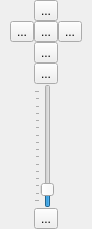
<ui version="4.0" >
 <class>Navigation</class>
 <widget class="QWidget" name="Navigation" >
  <property name="geometry" >
   <rect>
    <x>0</x>
    <y>0</y>
    <width>92</width>
    <height>229</height>
   </rect>
  </property>
  <property name="windowTitle" >
   <string>Navigation</string>
  </property>
  <layout class="QGridLayout" name="gridLayout" >
   <property name="margin" >
    <number>0</number>
   </property>
   <property name="spacing" >
    <number>0</number>
   </property>
   <item row="0" column="0" >
    <layout class="QGridLayout" >
     <property name="margin" >
      <number>0</number>
     </property>
     <property name="spacing" >
      <number>0</number>
     </property>
     <item row="5" column="1" >
      <widget class="QToolButton" name="zoomOutButton" >
       <property name="toolTip" >
        <string>Zoom Out</string>
       </property>
       <property name="whatsThis" >
        <string>Zoom out by pressing this button to see less detail.</string>
       </property>
       <property name="text" >
        <string>...</string>
       </property>
       <property name="icon" >
        <iconset resource="../../../marble.qrc" >
         <normaloff>:/icons/zoom-out.png</normaloff>:/icons/zoom-out.png</iconset>
       </property>
       <property name="shortcut" >
        <string>-</string>
       </property>
      </widget>
     </item>
     <item row="1" column="1" >
      <widget class="QToolButton" name="goHomeButton" >
       <property name="toolTip" >
        <string>Navigate to your 'Home Location'</string>
       </property>
       <property name="whatsThis" >
        <string>Click this button to restore the original zoom level and view angle.</string>
       </property>
       <property name="text" >
        <string>...</string>
       </property>
       <property name="icon" >
        <iconset resource="../../../marble.qrc" >
         <normaloff>:/icons/go-home.png</normaloff>:/icons/go-home.png</iconset>
       </property>
       <property name="shortcut" >
        <string>Home</string>
       </property>
      </widget>
     </item>
     <item row="1" column="2" >
      <widget class="QToolButton" name="moveRightButton" >
       <property name="toolTip" >
        <string>Right</string>
       </property>
       <property name="whatsThis" >
        <string>Rotates the earth clockwise around its axis.</string>
       </property>
       <property name="text" >
        <string>...</string>
       </property>
       <property name="icon" >
        <iconset resource="../../../marble.qrc" >
         <normaloff>:/icons/arrow-right.png</normaloff>:/icons/arrow-right.png</iconset>
       </property>
      </widget>
     </item>
     <item row="0" column="1" >
      <widget class="QToolButton" name="moveUpButton" >
       <property name="toolTip" >
        <string>Up</string>
       </property>
       <property name="whatsThis" >
        <string>Tilts the earth's axis towards the user.</string>
       </property>
       <property name="text" >
        <string>...</string>
       </property>
       <property name="icon" >
        <iconset resource="../../../marble.qrc" >
         <normaloff>:/icons/arrow-up.png</normaloff>:/icons/arrow-up.png</iconset>
       </property>
      </widget>
     </item>
     <item row="4" column="1" >
      <widget class="QSlider" name="zoomSlider" >
       <property name="sizePolicy" >
        <sizepolicy vsizetype="MinimumExpanding" hsizetype="Fixed" >
         <horstretch>0</horstretch>
         <verstretch>0</verstretch>
        </sizepolicy>
       </property>
       <property name="toolTip" >
        <string>Zoom Slider</string>
       </property>
       <property name="whatsThis" >
        <string>Use this slider to adjust the zoom level of the map.</string>
       </property>
       <property name="minimum" >
        <number>900</number>
       </property>
       <property name="maximum" >
        <number>2400</number>
       </property>
       <property name="value" >
        <number>1050</number>
       </property>
       <property name="sliderPosition" >
        <number>1050</number>
       </property>
       <property name="tracking" >
        <bool>true</bool>
       </property>
       <property name="orientation" >
        <enum>Qt::Vertical</enum>
       </property>
       <property name="tickPosition" >
        <enum>QSlider::TicksAbove</enum>
       </property>
       <property name="tickInterval" >
        <number>100</number>
       </property>
      </widget>
     </item>
     <item row="3" column="1" >
      <widget class="QToolButton" name="zoomInButton" >
       <property name="toolTip" >
        <string>Zoom In</string>
       </property>
       <property name="whatsThis" >
        <string>Zoom in by pressing this button to see more detail.</string>
       </property>
       <property name="text" >
        <string>...</string>
       </property>
       <property name="icon" >
        <iconset resource="../../../marble.qrc" >
         <normaloff>:/icons/zoom-in.png</normaloff>:/icons/zoom-in.png</iconset>
       </property>
       <property name="shortcut" >
        <string>+</string>
       </property>
      </widget>
     </item>
     <item row="2" column="1" >
      <widget class="QToolButton" name="moveDownButton" >
       <property name="toolTip" >
        <string>Down</string>
       </property>
       <property name="whatsThis" >
        <string>Tilts the earth's axis away from the user.</string>
       </property>
       <property name="text" >
        <string>...</string>
       </property>
       <property name="icon" >
        <iconset resource="../../../marble.qrc" >
         <normaloff>:/icons/arrow-down.png</normaloff>:/icons/arrow-down.png</iconset>
       </property>
      </widget>
     </item>
     <item row="1" column="0" >
      <widget class="QToolButton" name="moveLeftButton" >
       <property name="toolTip" >
        <string>Left</string>
       </property>
       <property name="whatsThis" >
        <string>Rotates the earth counterclockwise around its axis.</string>
       </property>
       <property name="text" >
        <string>...</string>
       </property>
       <property name="icon" >
        <iconset resource="../../../marble.qrc" >
         <normaloff>:/icons/arrow-left.png</normaloff>:/icons/arrow-left.png</iconset>
       </property>
      </widget>
     </item>
    </layout>
   </item>
  </layout>
 </widget>
 <resources>
  <include location="../../../marble.qrc" />
 </resources>
 <connections/>
</ui>
